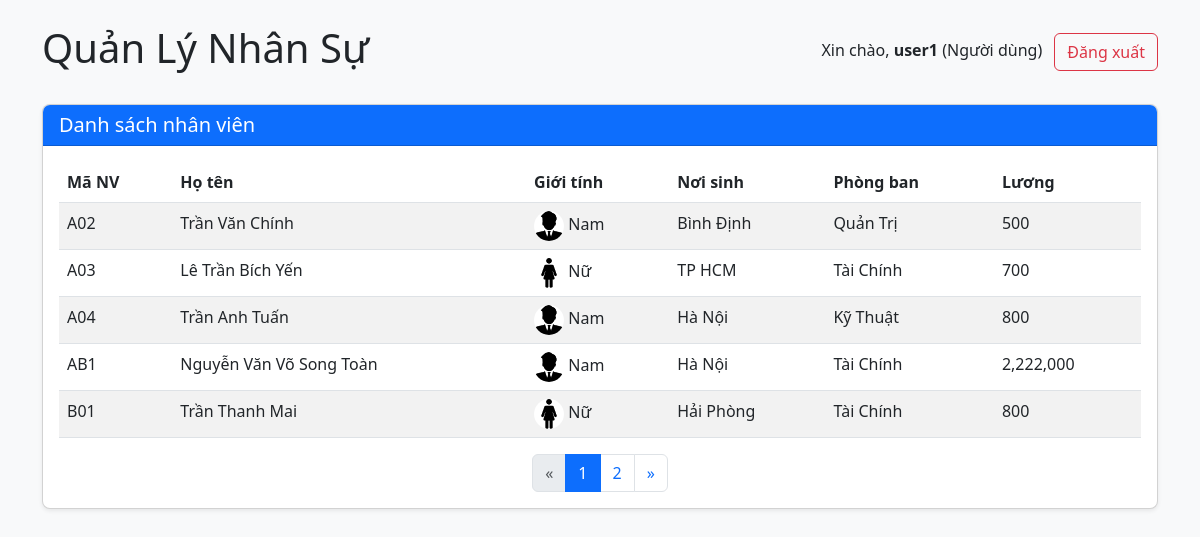
Page /index.php (signed in) on the committed database.
### tables this page shows
CREATE TABLE `nhanvien` (
  `Ma_NV` varchar(3) NOT NULL,
  `Ten_NV` varchar(100) NOT NULL,
  `Phai` varchar(3) DEFAULT NULL,
  `Noi_Sinh` varchar(200) DEFAULT NULL,
  `Ma_Phong` varchar(2) DEFAULT NULL,
  `Luong` int(11) DEFAULT NULL
);

CREATE TABLE `phongban` (
  `Ma_Phong` varchar(2) NOT NULL,
  `Ten_Phong` varchar(30) NOT NULL
);

### index.php (the view, shortened to what this page needs)
<?php
require_once 'config/database.php';
$isLoggedIn = isset($_SESSION['user_id']);
$isAdmin = $isLoggedIn && $_SESSION['role'] === 'admin';
$page = isset($_GET['page']) ? $_GET['page'] : 1;
$limit = 5;
$offset = ($page - 1) * $limit;
$totalQuery = "SELECT COUNT(*) as total FROM nhanvien";
$totalResult = $conn->query($totalQuery);
$totalRow = $totalResult->fetch_assoc();
$totalEmployees = $totalRow['total'];
$totalPages = ceil($totalEmployees / $limit);
$query = "SELECT nv.*, pb.Ten_Phong
          FROM nhanvien nv
          LEFT JOIN phongban pb ON nv.Ma_Phong = pb.Ma_Phong
          LIMIT $limit OFFSET $offset";
$result = $conn->query($query);
?>
<!DOCTYPE html>
<html lang="vi">
<head>
    <link rel="stylesheet" href="https://cdn.jsdelivr.net/npm/bootstrap@5.3.0/dist/css/bootstrap.min.css">
    <link rel="stylesheet" href="https://cdnjs.cloudflare.com/ajax/libs/font-awesome/6.4.0/css/all.min.css">
    <link rel="stylesheet" href="assets/css/style.css">
</head>
<body>
    <div class="container mt-4">
        <header class="mb-4">
            <div class="d-flex justify-content-between align-items-center">
                <h1>Quản Lý Nhân Sự</h1>
                <div>
                    <?php if ($isLoggedIn): ?>
                        <span class="me-2">
                            Xin chào, <strong><?php echo htmlspecialchars($_SESSION['username']); ?></strong>
                            (<?php echo $_SESSION['role'] === 'admin' ? 'Quản trị viên' : 'Người dùng'; ?>)
                        </span>
                        <a href="?logout=1" class="btn btn-outline-danger">Đăng xuất</a>
                    <?php else: ?>
                        <a href="login.php" class="btn btn-primary">Đăng nhập</a>
                    <?php endif; ?>
                </div>
            </div>
        </header>
        <div class="card">
            <div class="card-header bg-primary text-white">
                <h5 class="mb-0">Danh sách nhân viên</h5>
            </div>
            <div class="card-body">
                <div class="table-responsive">
                    <table class="table table-striped table-hover">
                        <thead>
                            <tr>
                                <th>Mã NV</th>
                                <th>Họ tên</th>
                                <th>Giới tính</th>
                                <th>Nơi sinh</th>
                                <th>Phòng ban</th>
                                <th>Lương</th>
                            </tr>
                        </thead>
                        <tbody>
                            <?php if ($result->num_rows > 0): ?>
                                <?php while ($row = $result->fetch_assoc()): ?>
                                    <tr>
                                        <td><?php echo htmlspecialchars($row['Ma_NV']); ?></td>
                                        <td><?php echo htmlspecialchars($row['Ten_NV']); ?></td>
                                        <td>
                                            <?php if ($row['Phai'] === 'NAM'): ?>
                                                <img src="assets/images/man.jpg" alt="Nam" width="30" height="30" class="rounded-circle">
                                                Nam
                                            <?php else: ?>
                                                <img src="assets/images/woman.jpg" alt="Nữ" width="30" height="30" class="rounded-circle">
                                                Nữ
                                            <?php endif; ?>
                                        </td>
                                        <td><?php echo htmlspecialchars($row['Noi_Sinh']); ?></td>
                                        <td><?php echo htmlspecialchars($row['Ten_Phong']); ?></td>
                                        <td><?php echo number_format($row['Luong']); ?></td>
                                    </tr>
                                <?php endwhile; ?>
                            <?php else: ?>
                                <tr>
                                    <td colspan="<?php echo $isAdmin ? 7 : 6; ?>" class="text-center">Không có nhân viên nào</td>
                                </tr>
                            <?php endif; ?>
                        </tbody>
                    </table>
                </div>
                <?php if ($totalPages > 1): ?>
                    <nav aria-label="Page navigation">
                        <ul class="pagination justify-content-center">
                            <li class="page-item <?php echo ($page <= 1) ? 'disabled' : ''; ?>">
                                <a class="page-link" href="?page=<?php echo $page - 1; ?>" aria-label="Previous">
                                    <span aria-hidden="true">&laquo;</span>
                                </a>
                            </li>
                            <?php for ($i = 1; $i <= $totalPages; $i++): ?>
                                <li class="page-item <?php echo ($page == $i) ? 'active' : ''; ?>">
                                    <a class="page-link" href="?page=<?php echo $i; ?>"><?php echo $i; ?></a>
                                </li>
                            <?php endfor; ?>
                            <li class="page-item <?php echo ($page >= $totalPages) ? 'disabled' : ''; ?>">
                                <a class="page-link" href="?page=<?php echo $page + 1; ?>" aria-label="Next">
                                    <span aria-hidden="true">&raquo;</span>
                                </a>
                            </li>
                        </ul>
                    </nav>
                <?php endif; ?>
            </div>
        </div>
    </div>
</body>
</html>

### assets/css/style.css (style rules this page uses)
body { font-family: "Segoe UI", Tahoma, Geneva, Verdana, sans-serif; background-color: #f8f9fa; }
.table img { object-fit: cover; }
.card { box-shadow: 0 0.125rem 0.25rem rgba(0, 0, 0, 0.075); border-radius: 0.5rem; overflow: hidden; }
.card-header { background-color: #0d6efd; color: white; font-weight: 500; }
.pagination { margin-bottom: 0; }

### rows in the picture
nhanvien: Ma_NV "A02", Ten_NV "Trần Văn Chính", Noi_Sinh "Bình Định", Ma_Phong.Ten_Phong "Quản Trị", Luong "500"
nhanvien: Ma_NV "A03", Ten_NV "Lê Trần Bích Yến", Noi_Sinh "TP HCM", Ma_Phong.Ten_Phong "Tài Chính", Luong "700"
nhanvien: Ma_NV "A04", Ten_NV "Trần Anh Tuấn", Noi_Sinh "Hà Nội", Ma_Phong.Ten_Phong "Kỹ Thuật", Luong "800"
nhanvien: Ma_NV "AB1", Ten_NV "Nguyễn Văn Võ Song Toàn", Noi_Sinh "Hà Nội", Ma_Phong.Ten_Phong "Tài Chính", Luong "2,222,000"
nhanvien: Ma_NV "B01", Ten_NV "Trần Thanh Mai", Noi_Sinh "Hải Phòng", Ma_Phong.Ten_Phong "Tài Chính", Luong "800"

### other values in the picture
$_SESSION['username'] "user1"
